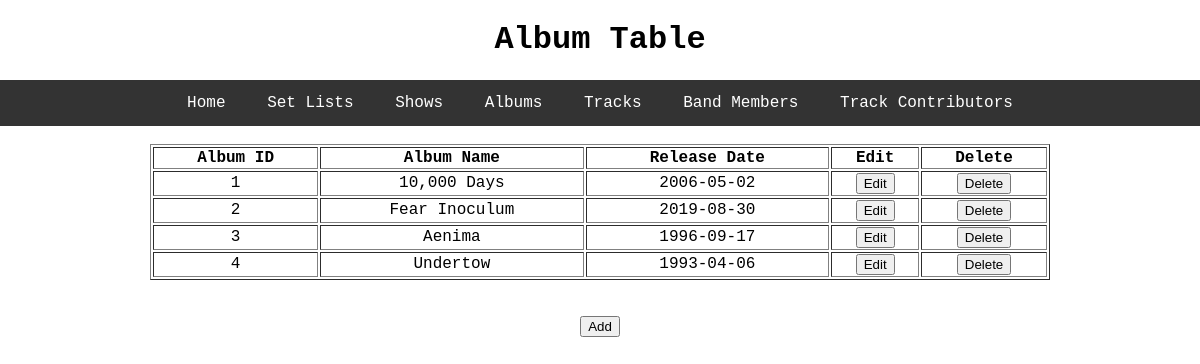
Before: /album with the older database file.
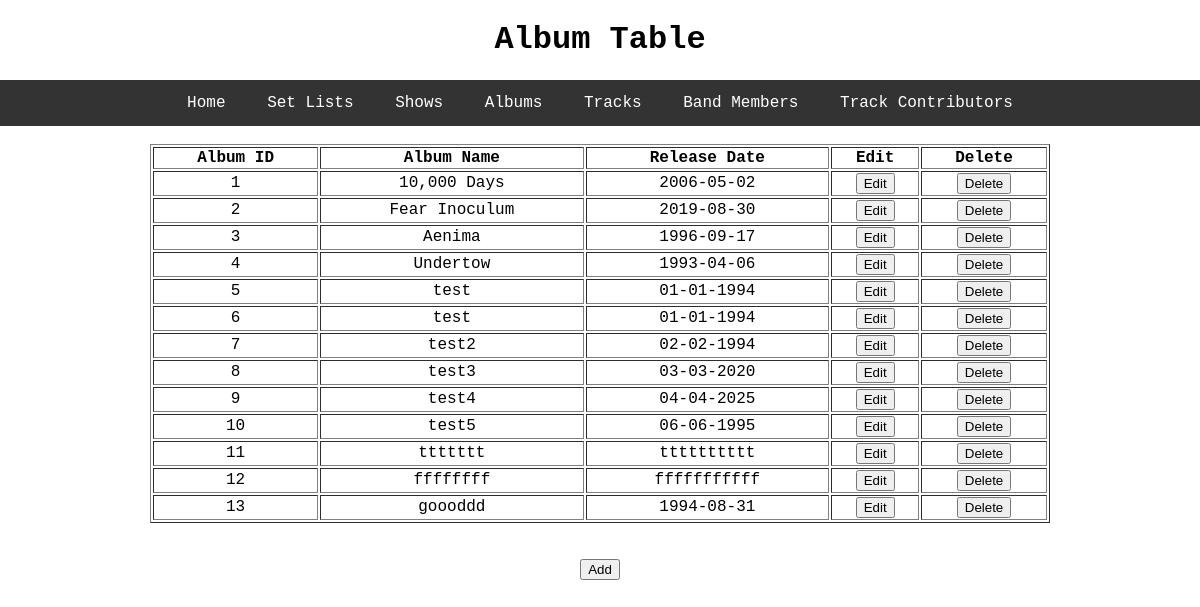
After: the same page with the newer database file.
### toolDB/models.py (models this page shows, shortened)
class Album(db.Model):
    id = db.Column(db.Integer, primary_key=True)
    album_name = db.Column(db.String, nullable=False)
    release_date = db.Column(db.String, nullable=False)
    track = db.relationship('Track', backref='album', lazy=True)
    set_list_album = db.relationship('SetList', backref='album', lazy=True)

### toolDB/select_db/routes.py (the view)
@select.route('/album')
def album():
    rows = Album.query.all()
    return render_template('album.html', title='Album', header='Album Table', rows=rows)

### toolDB/templates/album.html
{% extends "layout.html" %}
{% block content %}
  <table style="width:75%" table border="1" table align = "center">
    <thead>
      <th>Album ID</th>
      <th>Album Name</th>
      <th>Release Date</th>
      <th>Edit</th>
      <th>Delete</th>
    </thead>
    <tbody>
  	  {% for r in rows %}
  	    <tr>
        	<td>{{ r.id }}</td>
        	<td>{{ r.album_name }}</td>
        	<td>{{ r.release_date }}</td>
  	    	<td><input type="button" name = "Edit" value = "Edit" onclick = "window.location='/update_album/{{r.0}}'"></td>
  	    	<td><input type="button" name = "Delete" value = "Delete" onclick = "window.location='/delete_album/{{r.0}}'"></td>
  	    </tr>
  	  {% endfor %}
  	</tbody>
  </table>
  <br>
  <br>
  <a href="{{ url_for('select.album') }}"><button type="button">Add</button></a>
{% endblock content %}

Changed rows visible on the page:
added Album: id "5", album_name "test", release_date "01-01-1994"
added Album: id "6", album_name "test", release_date "01-01-1994"
added Album: id "7", album_name "test2", release_date "02-02-1994"
added Album: id "8", album_name "test3", release_date "03-03-2020"
added Album: id "9", album_name "test4", release_date "04-04-2025"
added Album: id "10", album_name "test5", release_date "06-06-1995"
added Album: id "11", album_name "ttttttt", release_date "tttttttttt"
added Album: id "12", album_name "ffffffff", release_date "fffffffffff"
added Album: id "13", album_name "goooddd", release_date "1994-08-31"
